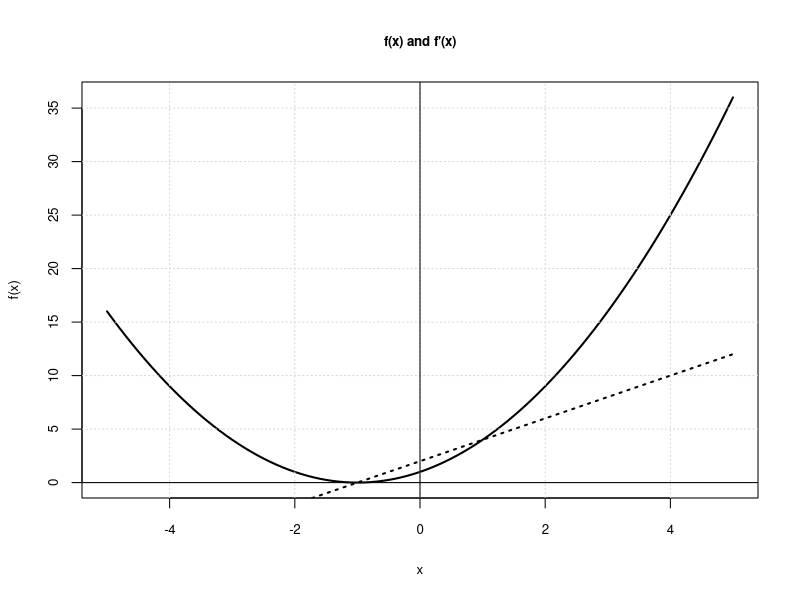
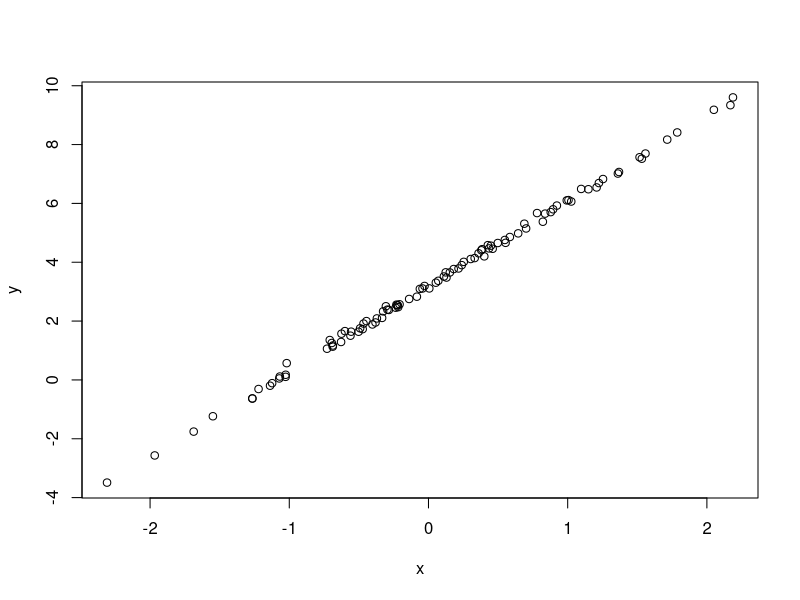
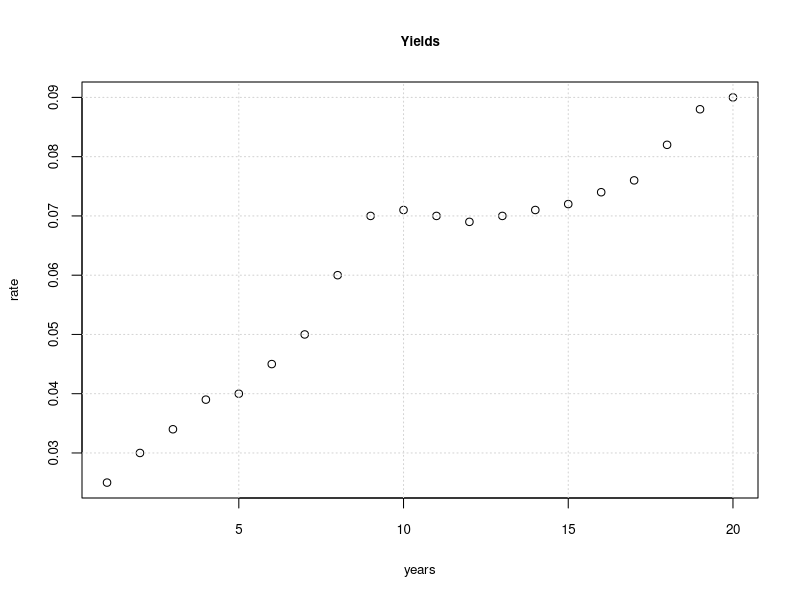
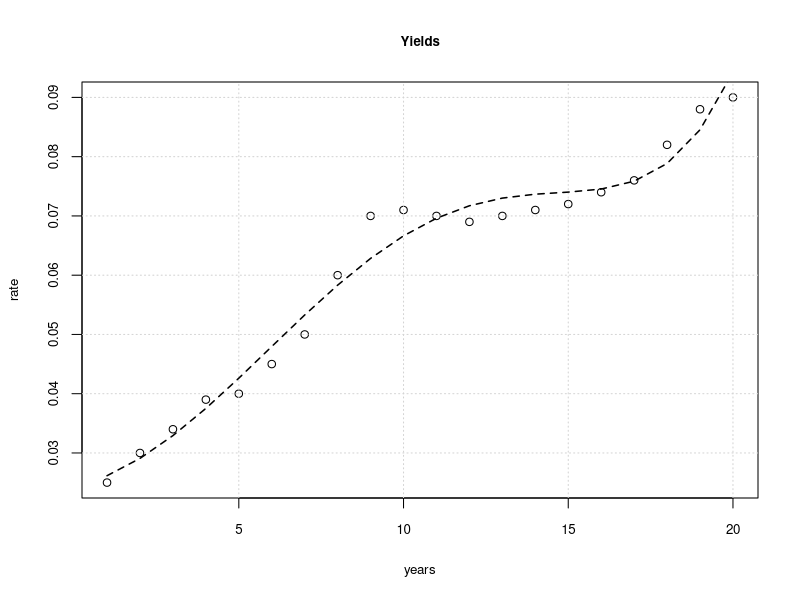
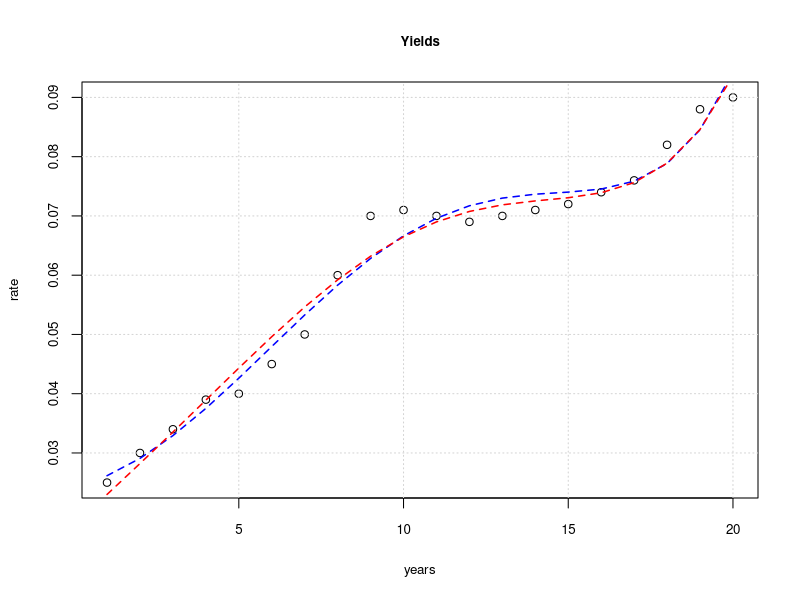

Recreate these plots in R, in order. (Note: this script raises an error after producing the figures.)
#####################################################################
########################## Optimization #############################
#####################################################################

# Example of using first and second order derivatives to compute a min/max / optimal solutions

# Create a function
f <- function(x) {
    return((1+x)^2)
}

# Create the derivatives
fp <- function(x) {
    return(2*(1+x))
}

# plot the function and its derivative
x <- seq(-5, 5, 0.1)
pdf("functionAndDerivative.pdf")
plot(x, f(x), type ='l', lwd = 2,
     main = "f(x) and f'(x)",
     cex.main = 0.8,
     cex.lab = 0.8,
     cex.axis = 0.8)
grid()
lines(x,fp(x), lty = 3, lwd = 2)
abline(h = 0)
abline(v = 0)
dev.off()

f <- function(x) {
    #return(-x^2 - 4 * x + 1) # don't think this is correct, doesn't follow the results of the book despite it alleging this is the function
    #return(x^2 + 4 * x - 1) # this gets the appropriate results
    return(-x^2 - 4 * x + 1) # similarly this works, (and only is different by the minus sign in front)

}

## uniroot(f,c(-8,-1))
## uniroot(f,c(-1,2))

# Newton's method with a first order approximation
newton <- function(f, tol=1E-12, x0=1 , N=20) {
    # N = total number of iterations
    # x0 = initial guess
    # tol = abs(xn + 1 - xn)
    # f = function to be evaluated for a root

    h <- 0.001
    i <- 1; x1 <- x0
    p <- numeric(N)

    while (i <= N) {
        df_dx <- (f(x0 + h) - f(x0)) / h
        x1 <- (x0 - (f(x0) / df_dx))
        p[i] <- x1
        i <- i + 1
        if (abs(x1 - x0) < tol) {
            break
        }
        x0 <- x1
    }
    return(p[1:(i-1)])
}

## newton(f, x0 = -10)
## newton(f, x0 = 10)

# to see the iteration increasing accuracy you may have to set the digits displayed to a higher number
# options(digits = 14)

# Symbolic computation

# Create an expression
e <- expression(sin(x))

# Compute the derivative
d <- D(e, "x")

f_expr <- expression(x^2 + 4*x -1) # this one is actually correct/ consistent, looks like it was x^2+4x-1

test <- eval(f_expr, list(x=2)) # should be 11

newton_alternate <- function(f, tol=1E-12, x0=1, N=20) {
    # N = total number of iterations
    # x0 = initial guess
    # tol = abs(xn + 1 - xn)
    # f = function to be evaluated for a root

    # Compute the symbolic derivative
    df_dx = D(f, "x")

    i <- 1; x1 <- x0
    p <- numeric(N)
    while (i <= N) {
        x1 <- (x0 - eval(f, list(x=x0)) /
               eval(df_dx, list(x=x0)))
        p[i] <- x1
        i <- i +1
        if (abs(x1 - x0) < tol) {
            break
        }
        x0 <- x1
    }
    return(p[1:(i-1)])
}

## newton_alternate(f_expr, x0 = 10)
## newton_alternate(f_expr, x0 = -10)

# Brute force line of best fit, minimize obective function of sum of squared differences

# Create a set of random points x
set.seed(123)
x <- rnorm(100, 0, 1)

# Make y a function of x
y <- 3.2 + 2.9 * x + rnorm(100, 0, 0.1)

pdf("randomCloudForLineOfBestFit.pdf")
plot(x, y)
dev.off()

# objective function to minimize
objective_function <- function(y, x, a, b) {
    value <- sum((y - (a * x + b)) ^2)
    return(value)
}

# Create a range of a and b values and loop through all of them
a <- seq(-10, 10, 0.25)
b <- seq(-10, 10, 0.25)

output <- list()
z <- 1
for(i in 1:length(a)) {
    for(j in 1:length(b)) {
        output[[z]] <- c(objective_function(y, x, a[i], b[j]),
                         a[i], b[j])
        z <- z + 1
    }
}

# Create a matrix of the list and find the minimum value
mat <- do.call(rbind, output)

colnames(mat) <- c("obj","a","b")

smallest <- which(mat[, "obj"] == min(mat[, "obj"]))

# note we covered answer in the range and can only increase accuracy with a more granular search, ie
#a = seq(-5, 5, 0.1)
#b = seq(-5, 5, 0.1)

# Curve fitting exercise of bond maturities and interest rate yields

# Create fictitious yields
rates <- c(0.025, 0.03, 0.034, 0.039, 0.04, 0.045, 0.05, 0.06, 0.07, 0.071,
           0.07, 0.069, 0.07, 0.071, 0.072, 0.074, 0.076, 0.082, 0.088,
           0.09)

maturities <- 1:20

pdf("yieldCurveExampleForFitting.pdf")
plot(maturities, rates,
     main = "Yields",
     xlab = "years",
     ylab = "rate",
     cex.main = 0.8,
     cex.lab = 0.8,
     cex.axis = 0.8)
grid()
dev.off()

# fit with a fifth-degree polynomial
poly_5 <- function(x, p) {
    f <- p[1] + p[2]*x + p[3]*x^2 + p[4]*x^3 + p[5]* x^4 + p[6]*x^5
    return(f)
}


# objective function to minimize (sum of squares error)
obj_5 <- function(x, y, p) {
    error <- (y - poly_5(x, p))^2
    return(sum(error))
}

# Fit the parameters. Assume 0 for all initial values
out_5 <- optim(obj_5, par = c(0, 0, 0, 0, 0, 0), x = maturities, y = rates)

pdf("yieldCurveFit5thDegree.pdf")
plot(maturities, rates,
     main = "Yields",
     xlab = "years",
     ylab = "rate",
     cex.main = 0.8,
     cex.lab = 0.8,
     cex.axis = 0.8)

grid()

lines(poly_5(maturities, out_5$par), lwd = 1.5, lty = 2)

dev.off()

# trying to capture the kink in the middle using a higher order polynomial
poly_7 <- function(x, p) {
    f <- p[1] + p[2]*x + p[3]*x^2 + p[4]*x^3 + p[5]* x^4 + p[6]*x^5 + p[7]*x^6 + p[7]*x^7
    return(f)
}

obj_7 <- function(x, y, p) {
    error <- (y - poly_7(x, p))^2
    return(sum(error))
}

out_7 <- optim(obj_7, par = c(0, 0, 0, 0, 0, 0, 0, 0), x = maturities, y = rates)

pdf("yieldCurveFit5thAnd7thDegree.pdf")
plot(maturities, rates,
     main = "Yields",
     xlab = "years",
     ylab = "rate",
     cex.main = 0.8,
     cex.lab = 0.8,
     cex.axis = 0.8)

grid()

lines(poly_5(maturities, out_5$par), lwd = 1.5, lty = 2, col="blue")
lines(poly_7(maturities, out_7$par), lwd = 1.5, lty = 2, col="red")

dev.off()


# ^ not much better! and increasing the degrees of freedom will simply memorize (overfit) the data

# One idea is two claim (with research/ support, more of an art) that there are two regimes and glue together two lower order polynomials

# We will keep the 5th degree polynomial and define another 3rd degree polynomial to use with the offset
poly_3 <- function(x, offset, intercept, b) {
    #browser()
    fu <- intercept + b[1]*(x-offset) + b[2]*(x-offset)^2 + b[3]*(x-offset)^3
    return(fu)
}

# When the maturity is equal to 9 (end of first curve beginning of second) we
# must make sure the polynomials have the same value
obj_3_5 <- function(x, y, offset, p) {
    #browser()

    # All points are at infinity initially
    fit <- rep(Inf, length(x))
    ind_5 <- x <= offset
    ind_3 <- x > offset

    fit[ind_5] <- poly_5(x[ind_5], p[1:6])
    fit[ind_3] <- poly_3(x[ind_3], offset,
                         poly5(offset, p[1:6]), p[7:9])

    error <- (y - fit) ^ 2
    return(sum(error))
}

# Fit the parameters. Assume 0 for all initial values
offset <- 9
out_3_5 <- optim(obj_3_5, par = rep(0,9),
                 x = maturities, y = rates, offset = offset)


pdf("yieldCurve2PolynomialsSpliceFit.pdf")
plot(maturities, rates, xlab = "years",
     main = "Yields",
     cex.main = 0.8,
     cex.lab = 0.8,
     cex.axis = 0.8)
grid()

#original 5th degree polynomial entire curve
lines(poly_5(maturities[maturities <= offset],
             out_3_5$par[1:6]), lwd = 2)

# spliced 3 and 5 degree curve
lines(c(rep(NA, offset),
        poly_3(maturities[maturities > offset], offset,
               poly_5(offset, out_3_5$par[1:6]),
               out_3_5$par[7:9])), lwd = 2)
abline(v = offset)
dev.off()

# this is a bit contrived but shows what knobs you have to turn manually (number
# of polynomials, degrees of freedom for each, windows, etc)
# Another method is smoothing splines. Another is a locally weighted regression
# which can be implemented with R's loess() function

# Fit loess to the data
obj <- loess(rates ~ maturities, span = 0.5)

# Plot the data and the fit
pdf("loessFit.pdf")
plot(maturities, rates, main = "Rates", cex.main = 0.8)
lines(predict(obj), lty = 2)
dev.off()

# this looks okay but in real practice usually you k cross validate across
# span parameter ie optimize span as well with perhaps penalty

# Portfolio Construction/ Optimization example using Differential Evolution (DEoptim)
library(DEoptim)

# Drawdown function
compute_drawdown <- function(x, returns_default = TRUE, geometric = TRUE) {
    #browser()
    # x = Vector of raw pnl or returns
    # If returns_default = FALSE, the grometric argument is ignored and pnl is used
    # Output = the maximum drawdown

    if(returns_default) {
        # Cumulative return calculation
        if(geometric) {
            cumulative_return <- cumprod(1+x)
        } else {
            cumulative_return <- 1 + cumsum(x)
        }
        max_cumulative_return <- cummax(c(1, cumulative_return))[-1] # running biggest cummulative max ie cummax(c(3,4,3,2,1,5)) = c(3,4,4,4,4,5)
        drawdown <- -(cumulative_return / max_cumulative_return - 1)
    } else {
        # PnL vector is used
        cumulative_pnl <- c(0, cumsum(x))
        drawdown <- cummax(cumulative_pnl) - cumulative_pnl
        drawdown <- drawdown[-1]
    }

    # Drawdown vector for either pnl or returns
    return(drawdown)
}

obj_max_drawdown <- function(w, r_matrix, small_weight) {
    #browser()
    # w is the weight of every stock
    # r_matrix is the returns matrix of all stocks

    # Portfolio return
    portfolio_return <- r_matrix %*% w

    # Max drawdown
    drawdown_penalty <- max(compute_drawdown(portfolio_return))

    # Create penalty component for sum of weights
    weight_penalty <- 100 * (1 - sum(w)) ^ 2

    # Create a penalty component for negative weights
    negative_penalty <- -sum(w[w < 0])

    # Create penalty component for small weights
    small_weight_penalty <- 100 * sum(w[w < small_weight])

    # Objective function to minimize
    obj <- drawdown_penalty + weight_penalty + negative_penalty + small_weight_penalty

    return(obj)
}

# Calculate a returns matrix for multiple stocks
symbol_names <- c("AXP", "BA", "CAT", "CVX", "DD", "DIS", "GE", "HD", "IBM",
                  "INTC", "KO", "MMM", "MRK", "PG", "T",
                  #"UTX",#UTX is now Raytheon and I'm taking out of example,
                  "VZ")
library(lubridate)
# Book leaves this part out but let's use some early chapter code to fetch prices
# looking at the chart at the end of the chapter date range is roughly 20070101 to 20140301
# similar to before, only run once to get data into memory, if loading script/ developing/
# researching, no need to reload each time
#getSymbols(symbol_names, verbose = TRUE, src = "yahoo", from = ymd(20070101), to = ymd(20140301))


# Load these prices into memory
price_matrix <- NULL
for(name in symbol_names) {
    # Extract the adjusted close price vector
    price_matrix <- cbind(price_matrix, get(name)[,6])
}
colnames(price_matrix) <- symbol_names

# Compute returns
returns_matrix <- apply(price_matrix, 2, function(x)
    diff(log(x)))

# Specify a small weight below which the allocation should be 0%
small_weight_value <- 0.02

# Specify lower and upper bounds for the weights
lower <- rep(0, ncol(returns_matrix))
upper <- rep(1, ncol(returns_matrix))

# similar to other computationally intesive lines, if iterating/ on this script, only need to optimize once, otherwise comment this out
## optim_result <- DEoptim(obj_max_drawdown, lower, upper,
##                         control = list(NP = 400,
##                                        itermax = 300,
##                                        F = 0.25,
##                                        CR = 0.75
##                                        #, trace = FALSE # disable display output
##                                        ),
##                         returns_matrix, small_weight_value)

weights <- optim_result$optim$bestmem # These are the optimal weights for the n assets (16)

natural.leverage <- sum(weights) #.96 sometimes also called inherent leverage

# normalize, weights #fine as long as close to unit gmv to start
weights <- weights / sum(weights) #need to abs or use norms if short weights allowed, we constrain it so no need

# Check Differential Evoltion max drawdawn optimized portfolio vs equal weights to check improvement

# Equally weighted portfolio
equal_weights <- rep(1/16, 16)
equal_portfolio <- returns_matrix %*% equal_weights
equal_portfolio_cumprod <- cumprod(1 + equal_portfolio)

# Optimal max drawdown portfolio
optimized_portfolio <- returns_matrix %*% weights
drawdown_portfolio_cumprod <- cumprod(1 + optimized_portfolio)

pdf("maxDrawdownDEOptimizedvsEqualWeightedCumRets.pdf")
main_title <- "Equal vs. Optimized Weights"
plot(drawdown_portfolio_cumprod, type='l', col = "green", xaxt = 'n',
     main = main_title, xlab = "", ylab = "cumprod(1+r)")
lines(equal_portfolio_cumprod, col="red", lty=3)
grid(col='black')

# Set x-axis labels
label_location <- seq(1, length(drawdown_portfolio_cumprod),
                      by = 90)
labels <- rownames(returns_matrix)[label_location]
axis(side=1, at=label_location, labels=labels,
     las = 2, cex.axis=0.8)
dev.off()

equal_weighted_drawdown <- max(compute_drawdown(equal_portfolio))

de_opt_drawdown <- max(compute_drawdown(optimized_portfolio))

# This doesn't seem better, had to diverge a little from book due to stale
# data but should see some improvement in sample... will look into
